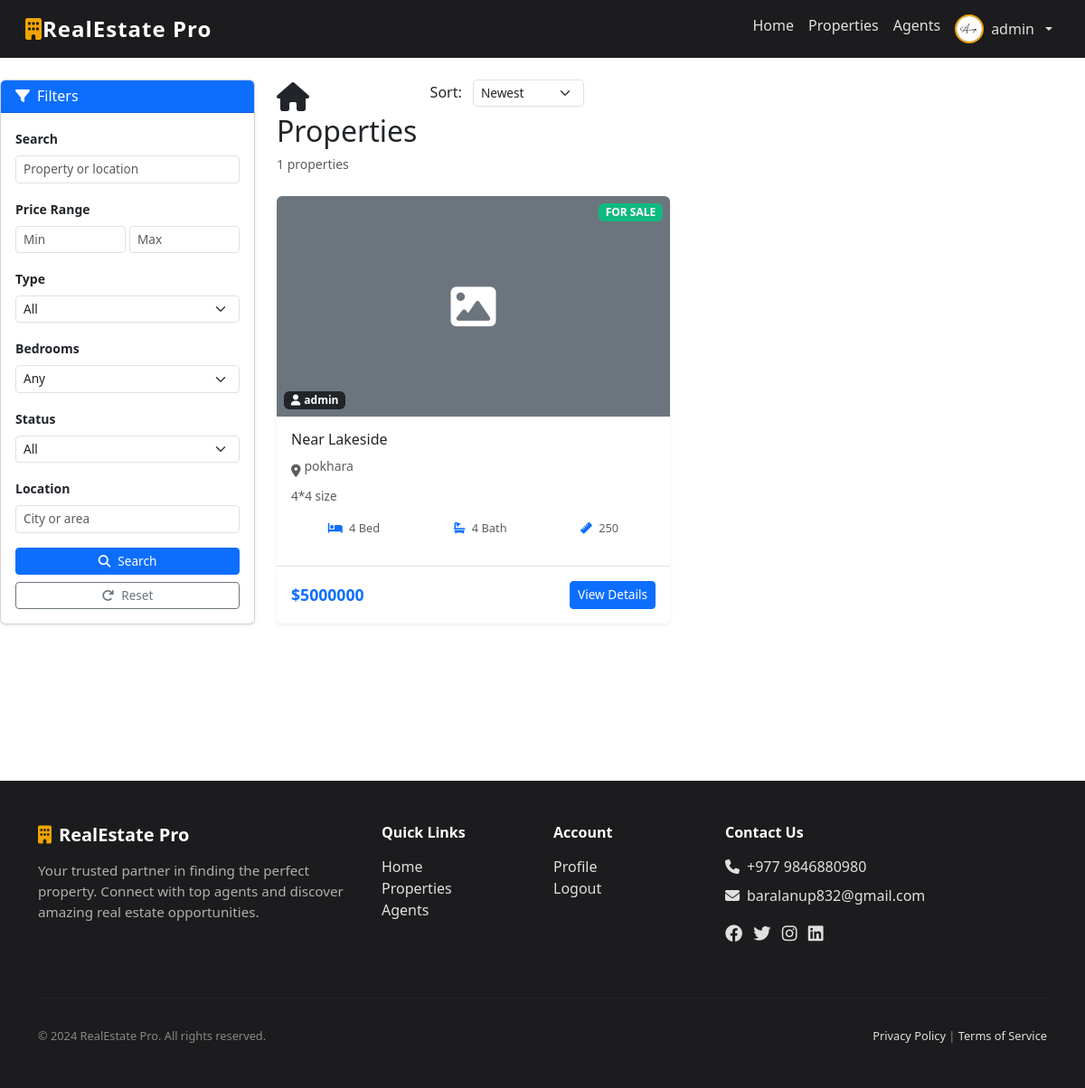
/properties/ (signed in), run on the app's committed database.
### users/models.py (models this page shows, shortened)
class User(AbstractUser):
    ROLE_CHOICES = (
        ('admin', 'Admin'),
        ('agent', 'Agent'),
        ('buyer', 'Buyer'),
    )
    role = models.CharField(max_length=10, choices=ROLE_CHOICES)
    profile_photo = models.ImageField(upload_to='profile_photos/', null=True, blank=True, help_text="Upload your profile photo")

### properties/models.py (models this page shows, shortened)
class Property(models.Model):
    PROPERTY_TYPE = (
        ('house', 'House'),
        ('apartment', 'Apartment'),
        ('land', 'Land'),
    )
    STATUS_CHOICES = (
        ('sale', 'For Sale'),
        ('rent', 'For Rent'),
        ('sold', 'Sold'),
    )
    agent = models.ForeignKey(Agent, on_delete=models.CASCADE, related_name='properties')
    title = models.CharField(max_length=255)
    description = models.TextField()
    price = models.DecimalField(max_digits=12, decimal_places=2)
    location = models.CharField(max_length=255)
    property_type = models.CharField(max_length=20, choices=PROPERTY_TYPE)
    bedrooms = models.IntegerField()
    bathrooms = models.IntegerField()
    area = models.IntegerField(help_text='Area in square feet')
    status = models.CharField(max_length=10, choices=STATUS_CHOICES, default='sale')
    featured_image = models.ImageField(upload_to='properties/', null=True, blank=True)
    latitude = models.FloatField(null=True, blank=True, help_text='Property latitude for Google Maps')
    longitude = models.FloatField(null=True, blank=True, help_text='Property longitude for Google Maps')
    features = models.TextField(blank=True, help_text='Comma-separated list of features/amenities (e.g., Pool, Garage, Garden)')
    year_built = models.IntegerField(null=True, blank=True)
    created_at = models.DateTimeField(auto_now_add=True)
    updated_at = models.DateTimeField(auto_now=True)
    class Meta:
        ordering = ['-created_at']
        verbose_name_plural = 'Properties'

### agents/models.py (models this page shows, shortened)
class Agent(models.Model):
    user = models.OneToOneField(settings.AUTH_USER_MODEL, on_delete=models.CASCADE)
    phone = models.CharField(max_length=20)
    profile_image = models.ImageField(upload_to='agents/', null=True, blank=True)
    bio = models.TextField(blank=True)
    rating = models.DecimalField(max_digits=3, decimal_places=2, default=0.0)
    created_at = models.DateTimeField(auto_now_add=True)

### properties/views.py (the view)
# urls.py: path('properties/', views.property_list, name='property_list'),
def property_list(request):
    properties = Property.objects.all()
    search_query = request.GET.get('search', '')
    if search_query:
        properties = properties.filter(
            Q(title__icontains=search_query) |
            Q(description__icontains=search_query) |
            Q(location__icontains=search_query)
        )
    min_price = request.GET.get('min_price')
    max_price = request.GET.get('max_price')
    if min_price:
        properties = properties.filter(price__gte=min_price)
    if max_price:
        properties = properties.filter(price__lte=max_price)
    property_type = request.GET.get('property_type')
    if property_type:
        properties = properties.filter(property_type=property_type)
    bedrooms = request.GET.get('bedrooms')
    if bedrooms:
        properties = properties.filter(bedrooms__gte=bedrooms)
    status = request.GET.get('status')
    if status:
        properties = properties.filter(status=status)
    location = request.GET.get('location')
    if location:
        properties = properties.filter(location__icontains=location)
    sort_by = request.GET.get('sort_by', '-created_at')
    properties = properties.order_by(sort_by)
    paginator = Paginator(properties, 12)
    page_number = request.GET.get('page')
    properties = paginator.get_page(page_number)
    context = {
        'properties': properties,
        'search_query': search_query,
        'property_types': Property.PROPERTY_TYPE,
        'status_choices': Property.STATUS_CHOICES,
        'min_price': min_price,
        'max_price': max_price,
        'bedrooms': bedrooms,
    }
    return render(request, 'properties/property_list.html', context)

### templates/properties/property_list.html (shortened to what this page needs)
{% extends 'base/base.html' %}
{% load static %}
{% block content %}
<div class="container-fluid py-3 py-md-4 px-3 px-md-0">
    <div class="row g-2 g-md-4">
        <div class="col-12 col-lg-3 mb-3 mb-lg-0">
            <div class="card shadow-sm">
                <div class="card-header bg-primary text-white d-flex justify-content-between align-items-center" style="cursor: pointer;" data-bs-toggle="collapse" data-bs-target="#filterCollapse">
                    <h6 class="mb-0"><i class="fas fa-filter me-2"></i>Filters</h6>
                </div>
                <div class="collapse show" id="filterCollapse">
                    <div class="card-body p-3">
                        <form method="get" id="filterForm">
                            <div class="mb-3">
                                <label class="form-label fw-bold small">Search</label>
                                <input type="text" class="form-control form-control-sm" name="search"
                                       placeholder="Property or location" value="{{ search_query }}">
                            </div>
                            <div class="mb-3">
                                <label class="form-label fw-bold small">Price Range</label>
                                <div class="row g-1">
                                    <div class="col-6">
                                        <input type="number" class="form-control form-control-sm" name="min_price"
                                               placeholder="Min" value="{{ min_price }}">
                                    </div>
                                    <div class="col-6">
                                        <input type="number" class="form-control form-control-sm" name="max_price"
                                               placeholder="Max" value="{{ max_price }}">
                                    </div>
                                </div>
                            </div>
                            <div class="mb-3">
                                <label class="form-label fw-bold small">Type</label>
                                <select class="form-select form-select-sm" name="property_type">
                                    <option value="">All</option>
                                </select>
                            </div>
                            <div class="mb-3">
                                <label class="form-label fw-bold small">Bedrooms</label>
                                <select class="form-select form-select-sm" name="bedrooms">
                                    <option value="">Any</option>
                                </select>
                            </div>
                            <div class="mb-3">
                                <label class="form-label fw-bold small">Status</label>
                                <select class="form-select form-select-sm" name="status">
                                    <option value="">All</option>
                                </select>
                            </div>
                            <div class="mb-3">
                                <label class="form-label fw-bold small">Location</label>
                                <input type="text" class="form-control form-control-sm" name="location" placeholder="City or area">
                            </div>
                            <div class="d-grid gap-2">
                                <button type="submit" class="btn btn-primary btn-sm">
                                    <i class="fas fa-search me-2"></i>Search
                                </button>
                                <a href="{% url 'property_list' %}" class="btn btn-outline-secondary btn-sm">
                                    <i class="fas fa-redo me-2"></i>Reset
                                </a>
                            </div>
                        </form>
                    </div>
                </div>
            </div>
        </div>
        <div class="col-12 col-lg-9">
            <div class="d-flex flex-column flex-sm-row justify-content-between align-items-start align-sm-center gap-2 mb-3 mb-md-4">
                <div>
                    <h2 class="mb-1" style="font-size: clamp(1.5rem, 4vw, 2rem);"><i class="fas fa-home me-2"></i>Properties</h2>
                    <small class="text-muted">{{ properties.paginator.count }} properties</small>
                </div>
                <div class="w-100 w-sm-auto">
                    <label for="sortBy" class="form-label mb-2 mb-sm-0 me-sm-2">Sort:</label>
                    <select class="form-select form-select-sm d-inline w-auto" id="sortBy" onchange="document.location = this.value;">
                        <option value="{% url 'property_list' %}?sort_by=-created_at">Newest</option>
                    </select>
                </div>
            </div>
            {% if properties %}
                <div class="row g-2 g-md-3 g-lg-4">
                    {% for property in properties %}
                        <div class="col-12 col-sm-6 col-lg-6">
                            <div class="card property-card h-100 shadow-sm">
                                <div class="position-relative overflow-hidden" style="aspect-ratio: 16/9; background: #f0f0f0;">
                                    {% if property.featured_image %}
                                        <img src="{{ property.featured_image.url }}" class="card-img-top w-100 h-100" style="object-fit: cover;" alt="{{ property.title }}">
                                    {% else %}
                                        <div class="bg-secondary d-flex align-items-center justify-content-center w-100 h-100">
                                            <i class="fas fa-image text-white" style="font-size: clamp(30px, 10vw, 50px);"></i>
                                        </div>
                                    {% endif %}
                                    <span class="badge position-absolute top-0 end-0 m-2" style="background-color: {% if property.status == 'sale' %}#10b981{% elif property.status == 'rent' %}#06b6d4{% else %}#6b7280{% endif %}; font-size: 0.75rem;">
                                        {{ property.get_status_display|upper }}
                                    </span>
                                    <span class="badge bg-dark position-absolute bottom-0 start-0 m-2" style="font-size: 0.75rem;">
                                        <i class="fas fa-user me-1"></i><span class="d-none d-sm-inline">{{ property.agent.user.first_name|default:property.agent.user.username }}</span>
                                    </span>
                                </div>
                                <div class="card-body p-3">
                                    <h5 class="card-title text-truncate" style="font-size: 1rem;">{{ property.title }}</h5>
                                    <p class="text-muted small mb-2">
                                        <i class="fas fa-map-marker-alt me-1"></i><span class="text-truncate d-inline-block" style="max-width: 100%;">{{ property.location }}</span>
                                    </p>
                                    <p class="card-text text-muted" style="font-size: 0.85rem;">
                                        {{ property.description|truncatewords:15 }}
                                    </p>
                                    <div class="d-flex justify-content-between mb-3 text-muted" style="font-size: 0.8rem;">
                                        <div class="text-center flex-grow-1">
                                            <i class="fas fa-bed me-1 text-primary"></i>
                                            <span class="d-none d-sm-inline">{{ property.bedrooms }} Bed</span>
                                        </div>
                                        <div class="text-center flex-grow-1">
                                            <i class="fas fa-bath me-1 text-primary"></i>
                                            <span class="d-none d-sm-inline">{{ property.bathrooms }} Bath</span>
                                        </div>
                                        <div class="text-center flex-grow-1">
                                            <i class="fas fa-ruler me-1 text-primary"></i>
                                            <span class="d-none d-sm-inline">{{ property.area }}</span>
                                        </div>
                                    </div>
                                </div>
                                <div class="card-footer bg-white border-top p-2 p-md-3">
                                    <div class="d-flex justify-content-between align-items-center gap-2">
                                        <h6 class="fw-bold text-primary mb-0" style="font-size: 1.1rem;">${{ property.price|floatformat:0 }}</h6>
                                        <a href="{% url 'property_detail' property.pk %}" class="btn btn-sm btn-primary text-nowrap">
                                            <span class="d-none d-sm-inline">View Details</span>
                                        </a>
                                    </div>
                                </div>
                            </div>
                        </div>
                    {% endfor %}
                </div>
            {% else %}
                <div class="alert alert-info text-center py-4 py-md-5">
                    <i class="fas fa-search" style="font-size: clamp(40px, 10vw, 50px); margin-bottom: 20px;"></i>
                    <p>No properties found matching your criteria.</p>
                    <a href="{% url 'property_list' %}" class="btn btn-primary btn-sm">Reset Filters</a>
                </div>
            {% endif %}
        </div>
    </div>
</div>
{% endblock %}

### templates/base/navbar.html (shortened to what this page needs)
<nav class="navbar navbar-expand-lg navbar-custom sticky-top">
    <div class="container-fluid">
        <a class="navbar-brand" href="{% url 'home' %}">
            <i class="fas fa-building"></i>RealEstate Pro
        </a>
        <div class="collapse navbar-collapse" id="navbarNav">
            <ul class="navbar-nav ms-auto">
                <li class="nav-item">
                    <a class="nav-link" href="{% url 'home' %}">Home</a>
                </li>
                <li class="nav-item">
                    <a class="nav-link" href="{% url 'property_list' %}">Properties</a>
                </li>
                <li class="nav-item">
                    <a class="nav-link" href="{% url 'agents_list' %}">Agents</a>
                </li>
                {% if user.is_authenticated %}
                    <li class="nav-item dropdown">
                        <a class="nav-link dropdown-toggle d-flex align-items-center" href="#" id="navbarDropdown" role="button" data-bs-toggle="dropdown" style="gap: 0.5rem;">
                            {% if user.profile_photo %}
                                <img src="{{ user.profile_photo.url }}" alt="{{ user.username }}" class="rounded-circle" style="width: 32px; height: 32px; object-fit: cover; border: 2px solid #f0a500;">
                            {% else %}
                                <i class="fas fa-user-circle"></i>
                            {% endif %}
                            <span class="d-none d-sm-inline">{{ user.username }}</span>
                        </a>
                    </li>
                {% endif %}
            </ul>
        </div>
    </div>
</nav>

### data on the page
User: profile_photo (picture), username "admin"
Property: status "FOR SALE", agent.user.first_name "admin", title "Near Lakeside", location "pokhara", description "4*4 size", bedrooms "4", bathrooms "4", area "250", price "5000000"

### other printed values
{{ properties.paginator.count }} "1"
